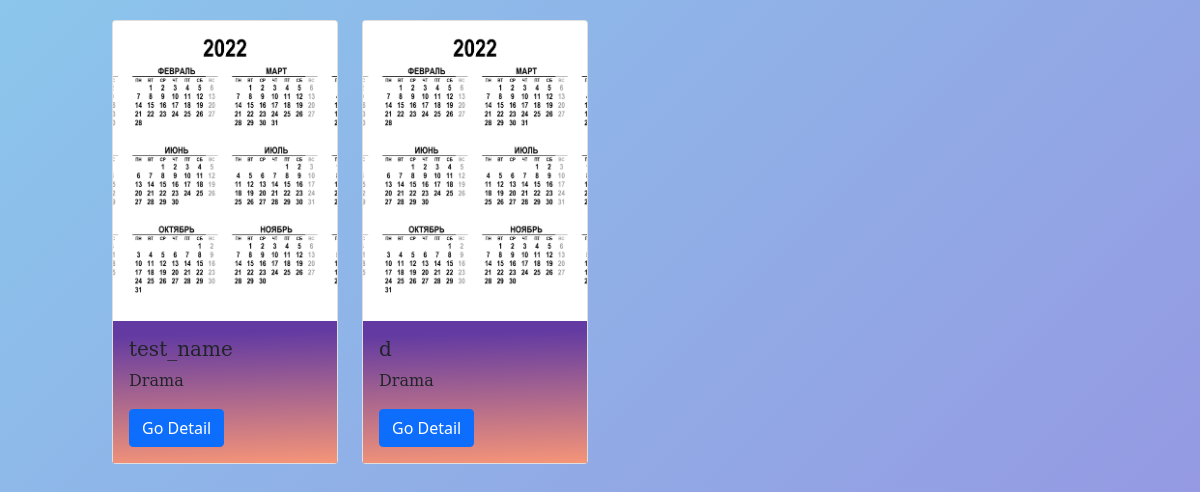
/books/, run on an earlier commit of the app's database.
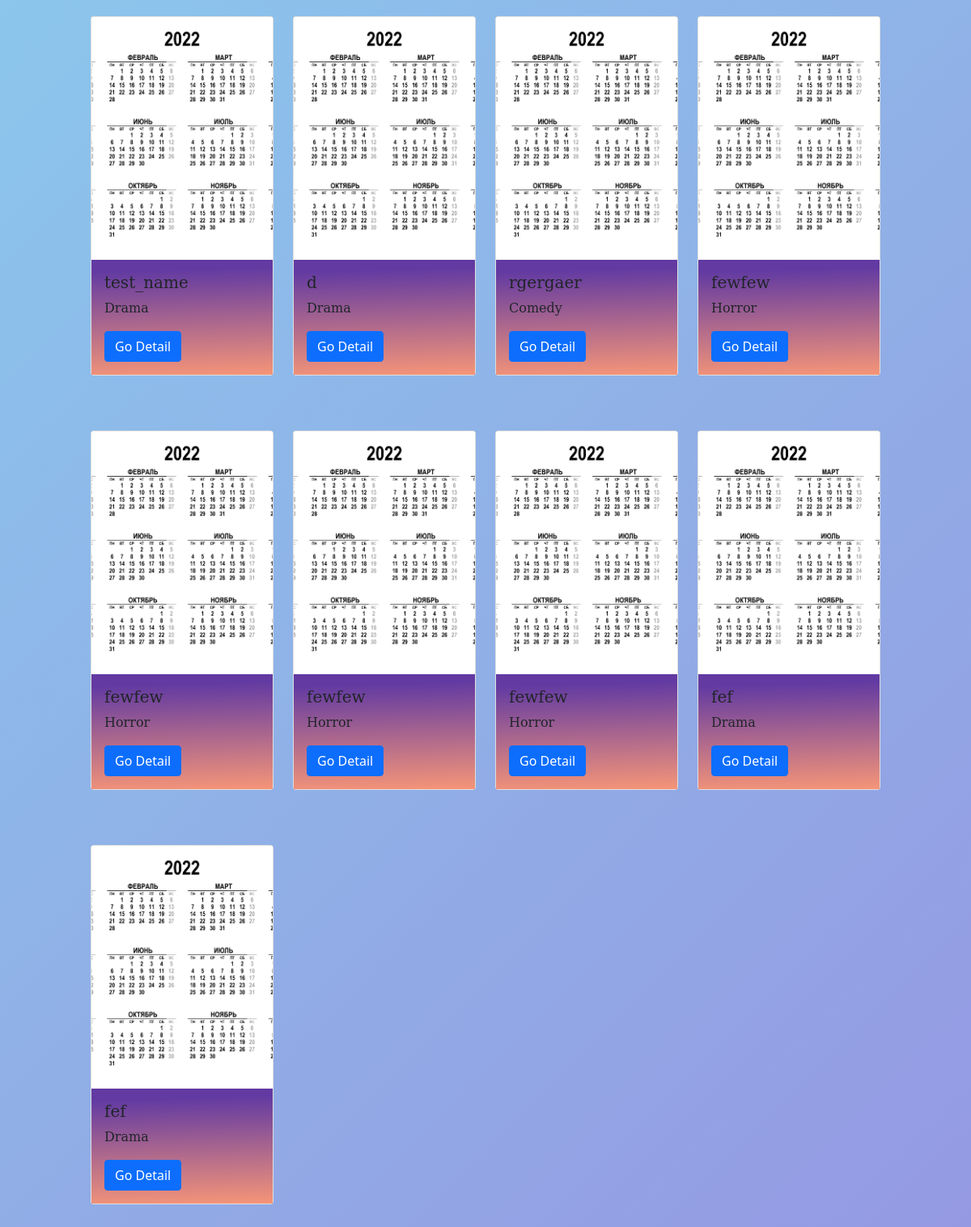
And on a later commit of the database.
### book/models.py (models this page shows, shortened)
class Books(models.Model):
    GENRE_CHOICE = (
        ("Romantic", "Romantic"),
        ("Drama", "Drama"),
        ("Historical", "Historical"),
        ("Comedy", "Comedy"),
        ("Horror", "Horror"),
    )
    title = models.CharField(max_length=100)
    description = models.TextField()
    image = models.ImageField(upload_to='')
    genre = models.CharField(max_length=60, choices=GENRE_CHOICE)
    created_date = models.DateField(auto_now_add=True)
    updated_date = models.DateField(auto_now=True)
    author = models.CharField(max_length=50)

### book/views.py (the view)
# urls.py: path('books/', views.get_books_all, name="books_list"),
def get_books_all(request):
    books = models.Books.objects.all()
    return render(request, "books_list.html", {"books": books})

### templates/books_list.html (shortened to what this page needs)
<!DOCTYPE html>
{% load static %}
<html lang="en">
<head>
    <link rel="stylesheet" type="text/css" href="{% static 'css/bootstrap.css/' %}"/>
</head>
<body>
<div class="container books__container">
    <div class="row gy-5">
        {% for i in books %}
        <div class="col-3">
            <div class="card books__card">
                <img src="{{ i.image.url }}" class="card-img-top books__img" alt="...">
                <div class="card-body books__body_card">
                    <h5 class="card-title books__title">{{ i.title }}</h5>
                    <p class="card-text books__genre">{{ i.genre }}</p>
                    <a href="/books/{{ i.id }}/" class="btn btn-primary">Go Detail</a>
                </div>
            </div>
        </div>
        {% endfor %}
    </div>
</div>
</body>
</html>

### templates/books_list.html (style rules this page uses)
body { background-color: #8BC6EC; background-image: linear-gradient(135deg, #8BC6EC 0%, #9599E2 100%); }
.books__img { height: 300px; object-fit: cover; }
.books__container { max-width: 1000px; margin-bottom: 40px; }
.books__card { margin-top: 20px; }
.books__body_card { background-image: linear-gradient( 358.4deg, rgba(249,151,119,1) -2.1%, rgba(98,58,162,1) 90% ); }
.books__title { font-family: DejaVu Serif, Condensed, sans-serif; }
.books__genre { font-family: DejaVu Serif, Condensed, sans-serif; }

What changed in the data, as far as the page shows it:
added Books: image (picture), title "rgergaer", genre "Comedy"
added Books: image (picture), title "fewfew", genre "Horror"
added Books: image (picture), title "fewfew", genre "Horror"
added Books: image (picture), title "fewfew", genre "Horror"
added Books: image (picture), title "fewfew", genre "Horror"
added Books: image (picture), title "fef", genre "Drama"
added Books: image (picture), title "fef", genre "Drama"
